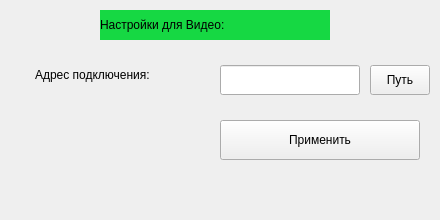
<?xml version="1.0" encoding="UTF-8"?>
<ui version="4.0">
 <class>Video</class>
 <widget class="QWidget" name="Video">
  <property name="geometry">
   <rect>
    <x>0</x>
    <y>0</y>
    <width>440</width>
    <height>220</height>
   </rect>
  </property>
  <property name="windowTitle">
   <string>Form</string>
  </property>
  <widget class="QLabel" name="label">
   <property name="geometry">
    <rect>
     <x>100</x>
     <y>10</y>
     <width>230</width>
     <height>30</height>
    </rect>
   </property>
   <property name="styleSheet">
    <string notr="true">
font: 75 11pt &quot;MS Shell Dlg 2&quot;;
color: rgb(0, 0, 0);
background-color: rgb(22, 216, 67);</string>
   </property>
   <property name="text">
    <string>Настройки для Видео:</string>
   </property>
  </widget>
  <widget class="QLabel" name="label_2">
   <property name="geometry">
    <rect>
     <x>35</x>
     <y>65</y>
     <width>170</width>
     <height>20</height>
    </rect>
   </property>
   <property name="styleSheet">
    <string notr="true">font: 75 10pt &quot;MS Shell Dlg 2&quot;;
color: rgb(0, 0, 0);
</string>
   </property>
   <property name="text">
    <string>Адрес подключения:</string>
   </property>
  </widget>
  <widget class="QPushButton" name="pushButton">
   <property name="geometry">
    <rect>
     <x>220</x>
     <y>120</y>
     <width>200</width>
     <height>40</height>
    </rect>
   </property>
   <property name="styleSheet">
    <string notr="true">font: 10pt &quot;MS Shell Dlg 2&quot;;</string>
   </property>
   <property name="text">
    <string>Применить</string>
   </property>
  </widget>
  <widget class="QLineEdit" name="lineEdit">
   <property name="geometry">
    <rect>
     <x>220</x>
     <y>65</y>
     <width>140</width>
     <height>30</height>
    </rect>
   </property>
  </widget>
  <widget class="QPushButton" name="pushButton_2">
   <property name="geometry">
    <rect>
     <x>370</x>
     <y>65</y>
     <width>60</width>
     <height>30</height>
    </rect>
   </property>
   <property name="styleSheet">
    <string notr="true">font: 10pt &quot;MS Shell Dlg 2&quot;;</string>
   </property>
   <property name="text">
    <string>Путь</string>
   </property>
  </widget>
 </widget>
 <resources/>
 <connections/>
</ui>
